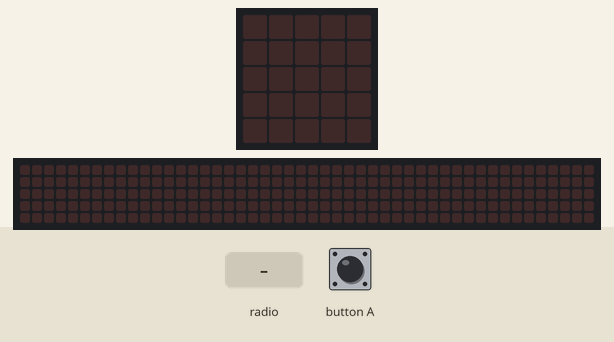
Simulated run of this program. Board: BBC micro:bit (MakeCode). On the bench: the board's 5×5 LED display, a strip that is not on the board, showing the scrolling text unrolled. Inputs (shaded band) come from the test bench. No radio messages arrive unless stated (any console line starting 'radio sent:' is added by the test bench); the 48×5 strip is a reading aid, not a part: it shows the text the display is scrolling, unrolled, one strip-width of it at a time; what the program prints to the serial console is not drawn.

Above: at 1.2 s.
1.3 s: radio message "4" arrives
At 1.37 s:
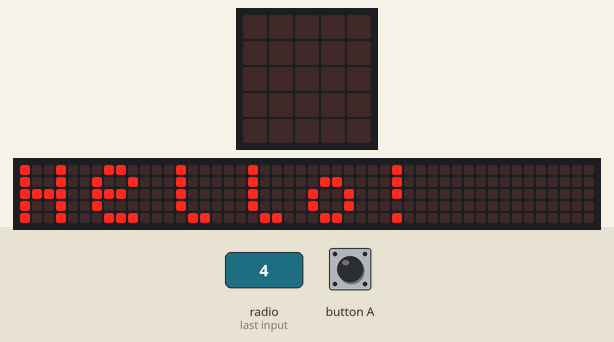
At 1.82 s:
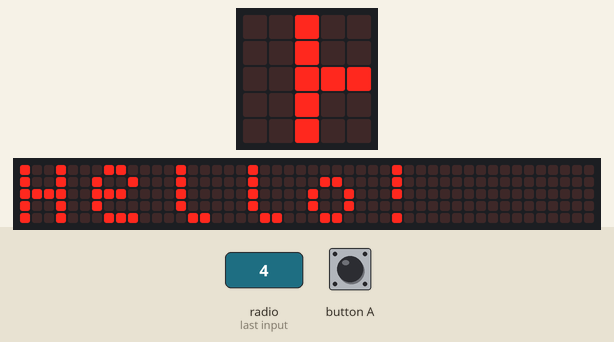
4.3 s: button A pressed for 0.15 s
Timing chart, 0 to 7.3 s (numbered marks = the images above; inputs shaded):
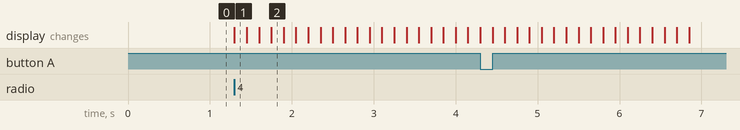

Measured:
- after the input at 1.3 s, the display: changes at once (image 1)

The program:

main.ts
```typescript
radio.onReceivedNumber(function (receivedNumber) {
    if (receivedNumber == 4) {
        basic.showString("Hello!")
    } else {
        basic.showString("ERROR")
    }
})
input.onButtonPressed(Button.A, function () {
    radio.sendNumber(4)
})
```

test.ts
```typescript
// aquí va el archivo "tests"; esto no se compilará cuando este paquete se utilice como una extensión.
```
